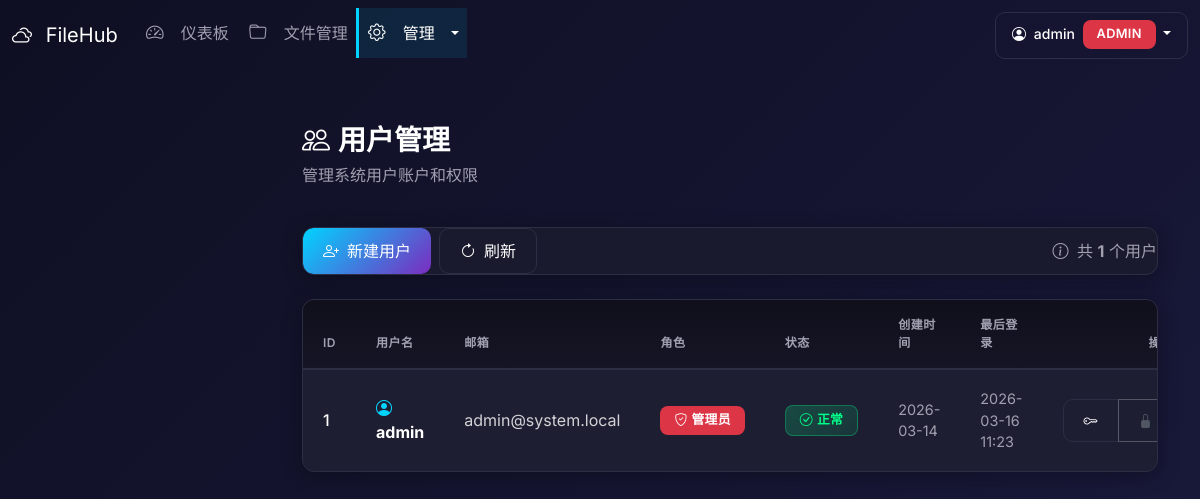
Page /admin/users (signed in) on the committed database.
### database.py (models this page shows, shortened)
class User(Base):
    __tablename__ = 'users'
    id = Column(Integer, primary_key=True, autoincrement=True)
    username = Column(String(50), unique=True, nullable=False, index=True)
    password_hash = Column(String(255), nullable=False)
    email = Column(String(100), unique=True, nullable=True)
    role = Column(String(20), default='user')  # user, admin
    is_active = Column(Boolean, default=True)
    created_at = Column(DateTime, default=datetime.now)
    updated_at = Column(DateTime, default=datetime.now, onupdate=datetime.now)
    last_login = Column(DateTime, nullable=True)
    permissions = relationship('Permission', back_populates='user', cascade='all, delete-orphan', foreign_keys='Permission.user_id', lazy='joined')
    audit_logs = relationship('AuditLog', back_populates='user', cascade='all, delete-orphan')

### app.py (the view)
@app.route('/admin/users')
@login_required
@admin_required
def admin_users():
    users = get_all_users()
    return render_template('admin/users.html', users=users)

### auth.py (called while the page is built)
def get_user_by_id(user_id):
    db = get_session()
    try:
        return db.query(User).filter(User.id == user_id).first()
    finally:
        db.close()

def get_all_users():
    db = get_session()
    try:
        return db.query(User).order_by(User.created_at.desc()).all()
    finally:
        db.close()

def login_required(f):
    @wraps(f)
    def decorated_function(*args, **kwargs):
        if 'user_id' not in session:
            if request.path.startswith('/api/'):
                return jsonify({'success': False, 'error': '请先登录'}), 401
            flash('请先登录', 'warning')
            return redirect(url_for('login', next=request.url))
        return f(*args, **kwargs)
    return decorated_function

def admin_required(f):
    @wraps(f)
    def decorated_function(*args, **kwargs):
        if 'user_id' not in session:
            if request.path.startswith('/api/'):
                return jsonify({'success': False, 'error': '未登录'}), 401
            flash('请先登录', 'warning')
            return redirect(url_for('login', next=request.url))
        user = get_user_by_id(session['user_id'])
        if not user or user.role != 'admin' or not user.is_active:
            if request.path.startswith('/api/'):
                return jsonify({'success': False, 'error': '权限不足'}), 403
            flash('权限不足', 'danger')
            return redirect(url_for('dashboard'))
        return f(*args, **kwargs)
    return decorated_function

### database.py (called while the page is built)
def get_session():
    return Session()

### templates/admin/users.html (shortened to what this page needs)
{% extends "base.html" %}
{% block content %}
<div class="row mb-4">
    <div class="col-12">
        <h2 class="page-title">
            <i class="bi bi-people me-2"></i>用户管理
        </h2>
        <p class="text-muted">管理系统用户账户和权限</p>
    </div>
</div>
<div class="content-card mb-4">
    <div class="card-body-custom">
        <div class="d-flex justify-content-between align-items-center">
            <div class="d-flex gap-2">
                <button class="btn btn-primary" onclick="showCreateUserModal()">
                    <i class="bi bi-person-plus me-2"></i>新建用户
                </button>
                <button class="btn btn-outline-light" onclick="loadUsers()">
                    <i class="bi bi-arrow-clockwise me-2"></i>刷新
                </button>
            </div>
            <div class="text-muted">
                <i class="bi bi-info-circle me-1"></i>
                共 <strong>{{ users|length }}</strong> 个用户
            </div>
        </div>
    </div>
</div>
<div class="content-card">
    <div class="card-body-custom">
        <div class="table-responsive">
            <table class="table table-hover">
                <thead>
                    <tr>
                        <th>ID</th>
                        <th>用户名</th>
                        <th>邮箱</th>
                        <th>角色</th>
                        <th>状态</th>
                        <th>创建时间</th>
                        <th>最后登录</th>
                        <th class="text-end">操作</th>
                    </tr>
                </thead>
                <tbody>
                    {% for user in users %}
                    <tr>
                        <td style="color: #fff;">{{ user.id }}</td>
                        <td>
                            <i class="bi bi-person-circle me-2" style="color: #00d4ff;"></i>
                            <strong style="color: #fff;">{{ user.username }}</strong>
                        </td>
                        <td style="color: rgba(255,255,255,0.8);">{{ user.email or '-' }}</td>
                        <td>
                            {% if user.role == 'admin' %}
                            <span class="badge bg-danger"><i class="bi bi-shield-check me-1"></i>管理员</span>
                            {% else %}
                            <span class="badge bg-secondary"><i class="bi bi-person me-1"></i>普通用户</span>
                            {% endif %}
                        </td>
                        <td>
                            {% if user.is_active %}
                            <span class="badge bg-success"><i class="bi bi-check-circle me-1"></i>正常</span>
                            {% else %}
                            <span class="badge bg-danger"><i class="bi bi-x-circle me-1"></i>禁用</span>
                            {% endif %}
                        </td>
                        <td class="text-muted small">
                            {{ user.created_at.strftime('%Y-%m-%d') if user.created_at else '-' }}
                        </td>
                        <td class="text-muted small">
                            {{ user.last_login.strftime('%Y-%m-%d %H:%M') if user.last_login else '从未' }}
                        </td>
                        <td class="text-end">
                            <div class="btn-group btn-group-sm">
                                <a href="{{ url_for('admin_permissions_user', user_id=user.id) }}"
                                   class="btn btn-outline-light" title="权限管理">
                                    <i class="bi bi-key"></i>
                                </a>
                                {% if user.id != session.user_id %}
                                <button class="btn btn-outline-light"
                                        onclick="toggleUserStatus({{ user.id }}, {{ 'true' if user.is_active else 'false' }})"
                                        title="{{ '禁用' if user.is_active else '启用' }}">
                                    <i class="bi bi-{{ 'lock' if user.is_active else 'unlock' }}"></i>
                                </button>
                                {% else %}
                                <button class="btn btn-outline-secondary" disabled title="不能禁用自己">
                                    <i class="bi bi-lock-fill"></i>
                                </button>
                                {% endif %}
                            </div>
                        </td>
                    </tr>
                    {% endfor %}
                </tbody>
            </table>
        </div>
    </div>
</div>
{% endblock %}

### static/css/style.css (style rules this page uses)
:root { --primary-color: #00d4ff; --secondary-color: #7b2cbf; --success-color: #00ff88; --danger-color: #ff4757; --warning-color: #ffa502; --info-color: #00d4ff; --dark-bg: #0f0f23; --card-bg: #1a1a2e; --border-color: #2d2d44; --text-primary: #ffffff; --text-secondary: #a0a0b0; }
* { margin: 0; padding: 0; box-sizing: border-box; }
body { font-family: 'Inter', -apple-system, BlinkMacSystemFont, 'Segoe UI', Roboto, sans-serif; background: linear-gradient(135deg, #0f0f23 0%, #1a1a3e 100%); color: var(--text-primary); min-height: 100vh; }
.text-muted, .text-secondary, .text-dark { color: var(--text-secondary) !important; }
.page-title { font-size: 1.75rem; font-weight: 700; color: var(--text-primary); margin-bottom: 5px; }
.content-card { background: var(--card-bg); border: 1px solid var(--border-color); border-radius: 12px; overflow: hidden; margin-bottom: 20px; box-shadow: 0 4px 20px rgba(0, 0, 0, 0.3); }
.card-body-custom { padding: 0; }
.card-body-custom .table-responsive { border-radius: 0 0 12px 12px; overflow: hidden; }
.table { color: #fff; margin-bottom: 0; border-collapse: separate; border-spacing: 0; }
.table thead th { background: linear-gradient(180deg, rgba(0, 0, 0, 0.4), rgba(0, 0, 0, 0.2)); border-bottom: 2px solid rgba(0, 212, 255, 0.3); color: rgba(255, 255, 255, 0.7); font-weight: 600; text-transform: uppercase; font-size: 0.75rem; letter-spacing: 0.5px; padding: 16px 20px; text-align: left; }
.table thead th:first-child { border-top-left-radius: 8px; }
.table thead th:last-child { border-top-right-radius: 8px; }
.table tbody td { padding: 18px 20px; border-bottom: 1px solid rgba(255, 255, 255, 0.08); vertical-align: middle; background: rgba(255, 255, 255, 0.02); transition: all 0.2s ease; color: rgba(255, 255, 255, 0.9); }
.table tbody tr { transition: all 0.2s ease; }
.table tbody tr:last-child td { border-bottom: none; }
.table tbody td:first-child { font-weight: 500; color: var(--text-primary); }
.table td.text-muted { color: var(--text-secondary) !important; font-size: 0.9rem; }
.table thead th { background: linear-gradient(180deg, rgba(0, 0, 0, 0.4), rgba(0, 0, 0, 0.2)); border-bottom: 2px solid var(--border-color); color: var(--text-secondary); font-weight: 600; text-transform: uppercase; font-size: 0.75rem; letter-spacing: 0.5px; padding: 16px 20px; text-align: left; }
.table tbody td { padding: 18px 20px; border-bottom: 1px solid var(--border-color); vertical-align: middle; background: rgba(255, 255, 255, 0.02); transition: all 0.2s ease; }
.btn { border-radius: 8px; padding: 10px 20px; font-weight: 500; transition: all 0.2s ease; }
.btn-primary { background: linear-gradient(135deg, var(--primary-color), var(--secondary-color)); border: none; color: white; }
.btn-outline-light { background: transparent; border: 1px solid var(--border-color); color: var(--text-secondary); }
.badge { padding: 8px 14px; border-radius: 8px; font-weight: 600; font-size: 0.8rem; letter-spacing: 0.3px; transition: all 0.2s ease; }
.badge.bg-success { background: linear-gradient(135deg, rgba(0, 255, 136, 0.2), rgba(0, 255, 136, 0.1)) !important; border: 1px solid rgba(0, 255, 136, 0.3); color: var(--success-color); }
.btn { border-radius: 10px; padding: 10px 20px; font-weight: 500; transition: all 0.2s ease; border: 1px solid transparent; }
.btn-primary { background: linear-gradient(135deg, var(--primary-color), var(--secondary-color)); border: none; }
.btn-outline-light { border-color: var(--border-color); color: var(--text-primary); }
.content-card { animation: fadeIn 0.3s ease; }

### rows in the picture
User: id "1", username "admin", email "admin@system.local", role "admin" (drawn), is_active True (drawn), created_at "2026-03-14", last_login "2026-03-16 11:23"

### other values in the picture
{{ session.username }} "admin"
{{ users|length }} "1"
